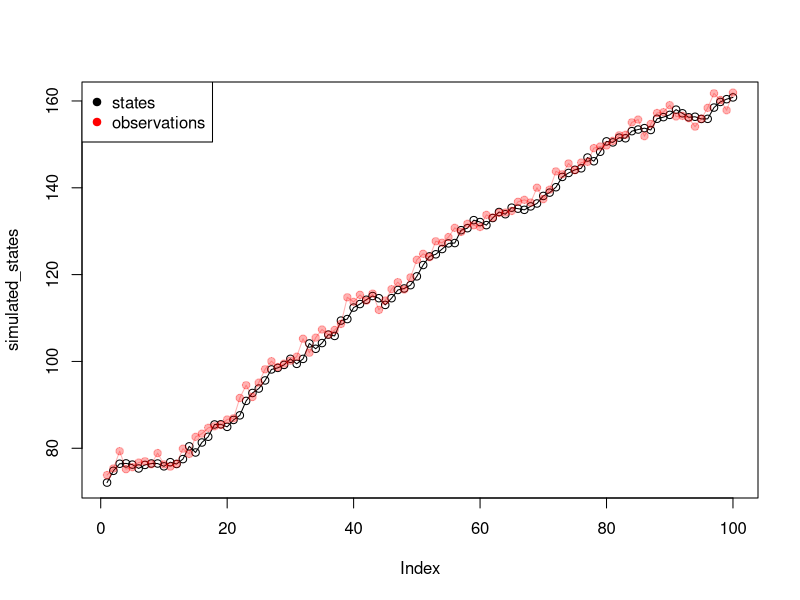
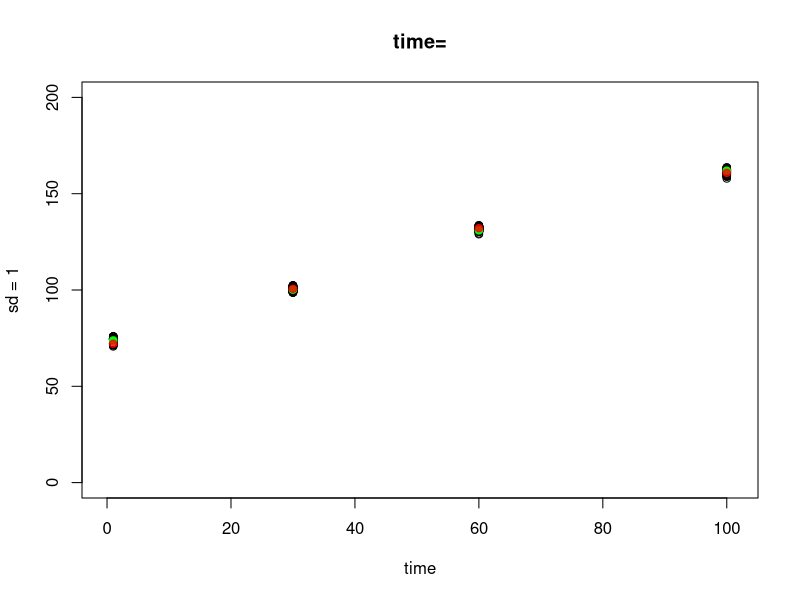
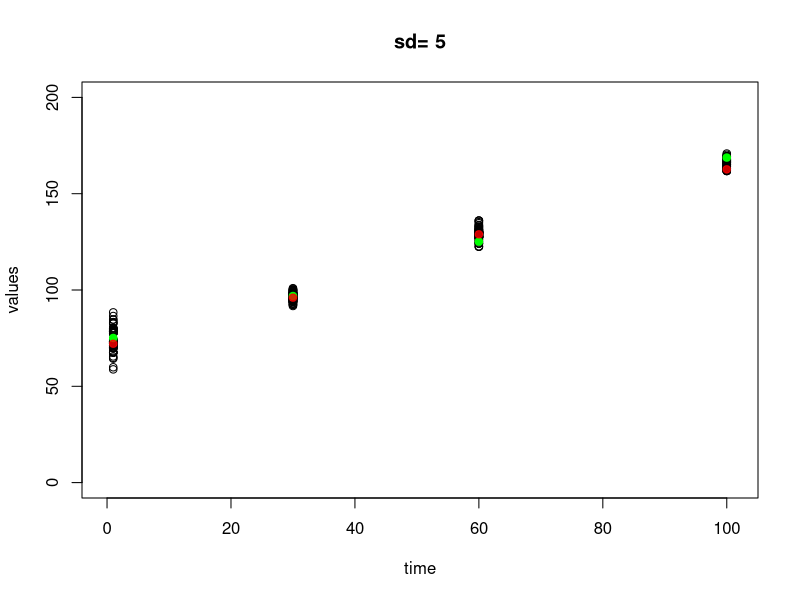
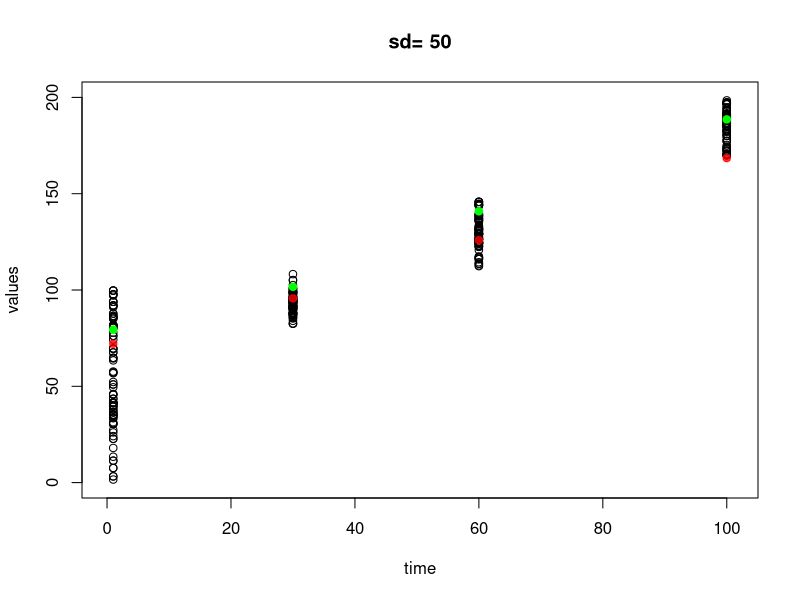
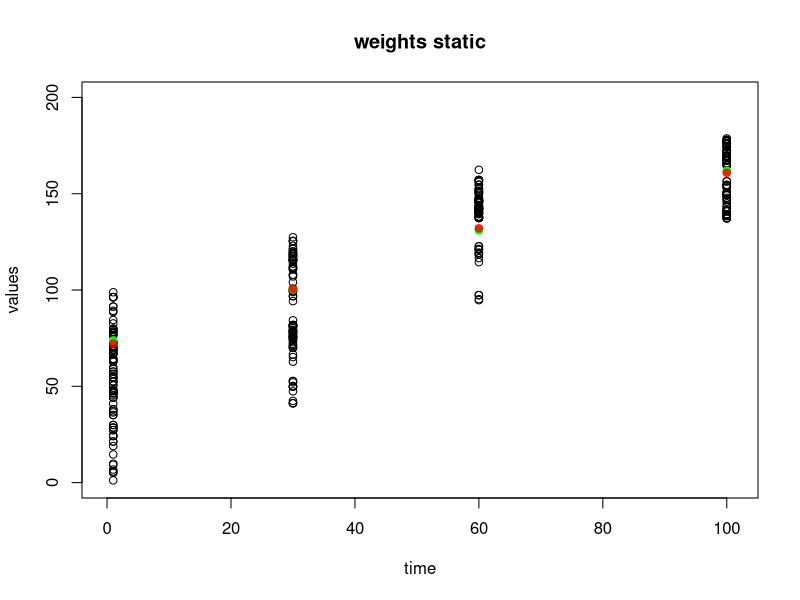

R code for these plots, in order:
#######################################
# Jesper Hedlund                      #
# Lab2                                #
# TDDE15 - advanced Machine Learning  #
#######################################
rm(list=ls())
set.seed(12345)

############ Functions ###################

transitionModel <- function(z_state){
  # samples a var to choose from wich ditribution to sample from
  choose_model <- sample(c(1, 2, 3), size = 1)
  
  if(choose_model == 1){
    znext_state <-rnorm(1, mean = z_state, sd=1)
  }else if(choose_model == 2){
    znext_state <-rnorm(1, mean = z_state+1, sd=1)
  }else {
    znext_state <-rnorm(1, mean = z_state+2, sd=1)
  }
 
  return(znext_state)
}

emissionModel <- function(z_state, sd=1) {
  choose_model <- sample(c(1, 2, 3), size = 1)
  
  if(choose_model == 1){
    x_obs <-rnorm(1, mean = z_state, sd=sd)
  }else if(choose_model == 2){
    x_obs <-rnorm(1, mean = z_state-1, sd=sd)
  }else {
    x_obs <-rnorm(1, mean = z_state+1, sd=sd)
  }
  
  return(x_obs)
}

getWeight <- function(observation, particle, sd=1,static = FALSE){
  weight <- (dnorm(observation,particle,sd) +
               dnorm(observation,particle-1,sd) +
               dnorm(observation,particle+1,sd))/3
  #weight <- dnorm(x = particle, mean =(3*obs+1-1)/3 , sd=sqrt((1/3)^2*(1+1+1)))
  
  if(static == FALSE){
    return(weight)
  }else{
    return(rep(1, length(particle)))
  }
  
}


simulate_observations_and_states <- function(init_state, num_sim, sd=1){
  all_states <- rep(0,num_sim)
  observations <- rep(0,num_sim)
  
  curr_state <- init_state
  for( i in 1:num_sim){
    all_states[i] <- curr_state 
    next_state <- transitionModel(curr_state)

    observations[i] <- emissionModel(next_state, sd=sd)
    
    # setting up state for next iteration
    curr_state <- next_state
    
  }
  
  
  return(list("states"=all_states,"observations"=observations))
}


# particle filter function
myParticleFilter <- function(observations, sd=1, T = 100, M=100, static_weights = FALSE){
  
  particle_matrix <- matrix(nrow = T, ncol = T)
  weight_matrix <- matrix(nrow = T, ncol = T)
  
  # create init probabilities
  particles_uniform <- runif(M, 0 ,100)
  
  # calculate of the uniform distributed particles
  weights_init <- getWeight(observations[1], particles_uniform,sd=sd, static_weights)
 
  
  # sample init particles from the weights of the uniforma particles and use as init particles
  particles_init <- sample(particles_uniform, length(particles_uniform), replace = TRUE, prob = weights_init)
  
  particle_matrix[1,] <- particles_init
  weight_matrix[1,] <- weights_init
  
  # renaming init particles and weights to fit the loop
  particles <- particles_init
  weights <- weights_init
  for(t in 2:T){
    
    # setting observation for time t
    observation <- observations[t]
    for(m in 1:M){
      
      particles[m] <- transitionModel(particles[m])
      
      #calculating weights
      m_weigth <- getWeight(observation, particles[m], sd = sd, static= static_weights) 
      weights[m] <- m_weigth
    }
    #sampling new particles given weights from perv particles
    newparticles <- sample(particles, length(particles), replace = TRUE, prob = weights)
    
    #updating
    particles <- newparticles
    
    #saving particles and weights
    particle_matrix[t,] <- particles
    weight_matrix[t,] <- weights
  }
  
  return(list("p_matrix" = particle_matrix, "w_matrix" = weight_matrix))
}



plotObsTrueAndParticle <- function(particles, observation, state, index){
  points(x = rep(index, length(particles)), y = particles)
  points(x = index, y = observation, col="green", pch=19)
  points(x = index, y = state, col=rgb(1,0,0,0.8), pch = 19)
}

################ init variables ##############################


T <- 100
M <- 100
start_state <- runif(1,0, 100)


############## start #########################################

####### task 1 ##########################
states_and_obs <- simulate_observations_and_states(start_state, 100)
simulated_states <- states_and_obs$states
simulated_observations <- states_and_obs$observations

plot(simulated_states, type="o")
points(simulated_observations, type="o", col = rgb(1,0,0,0.3), pch=19)
legend("topleft", c("states", "observations"),col= c("black", "red"), pch= 19)

res_sd1 <- myParticleFilter(simulated_observations, sd = 1)
weights_sd1 <- res_sd1$w_matrix
particles_sd1 <- res_sd1$p_matrix

# plotting variables
particles_to_plot <- c(1, 30, 60, 100)
xGrid <- c(0, 101)
yGrid <- c(0, 200)

# plotting task 1
plot(x=NULL,
     y=NULL,
     xlim = xGrid,
     ylim = yGrid,
     pch=20,
     col=rgb(0.7,0.8,0),
     main=paste("time="),
     xlab = "time",
     ylab = "sd = 1")

for(i in particles_to_plot){
  plotObsTrueAndParticle(particles_sd1[i, ], observation = simulated_observations[i], state = simulated_states[i], index = i)
}


########### Task 2 #############################

states_and_obs_sd5 <- simulate_observations_and_states(start_state, 100, sd=5)
simulated_states_sd5 <- states_and_obs_sd5$states
simulated_observations_sd5 <- states_and_obs_sd5$observations

res_sd5 <- myParticleFilter(simulated_observations_sd5, sd = 5)
weights_sd5 <- res_sd5$w_matrix
particles_sd5 <- res_sd5$p_matrix

plot(x=NULL,
     y=NULL,
     xlim = xGrid,
     ylim = yGrid,
     pch=20,
     col=rgb(0.7,0.8,0),
     main=paste("sd= 5"),
     xlab = "time",
     ylab = "values")

for(i in particles_to_plot){
  plotObsTrueAndParticle(particles_sd5[i, ], observation = simulated_observations_sd5[i], state = simulated_states_sd5[i], index = i)
}

#### sd = 50
states_and_obs_sd50 <- simulate_observations_and_states(start_state, 100, sd=50)
simulated_states_sd50 <- states_and_obs_sd50$states
simulated_observations_sd50 <- states_and_obs_sd50$observations

res_sd50 <- myParticleFilter(simulated_observations_sd50, sd = 50)
weights_sd50 <- res_sd50$w_matrix
particles_sd50 <- res_sd50$p_matrix

plot(x=NULL,
     y=NULL,
     xlim = xGrid,
     ylim = yGrid,
     pch=20,
     col=rgb(0.7,0.8,0),
     main=paste("sd= 50"),
     xlab = "time",
     ylab = "values")

for(i in particles_to_plot){
  plotObsTrueAndParticle(particles_sd50[i, ], observation = simulated_observations_sd50[i], state = simulated_states_sd50[i], index = i)
}

# we can see that the particles gain more spread when we increase the standard deviation. This seems reasonable since we 
# can consider the standard deviations to be how certain we are about the output of the sensors. And with less certainty the spread
# of the particles will increas. Also we can see that they converge towards t=100 but they converge only up to a limit. 
# They do not converge towards zero when the standard deviation is increased.


############ Task 3 ####################


res_static <- myParticleFilter(simulated_observations, sd = 1,static_weights = TRUE)
weights_static <- res_static$w_matrix
particles_static <- res_static$p_matrix

plot(x=NULL,
     y=NULL,
     xlim = xGrid,
     ylim = yGrid,
     pch=20,
     col=rgb(0.7,0.8,0),
     main=paste("weights static"),
     xlab = "time",
     ylab = "values")

for(i in particles_to_plot){
  plotObsTrueAndParticle(particles_static[i, ], observation = simulated_observations[i], state = simulated_states[i], index = i)
}


# The particles converge to a number, but it can be any particle since we sample all particle s with equal probabilities. 
# So if a some particle get sampled several times(we use replacement) the number of that particle will probplably increase. 
# The particles wil end upp clustering some random particle(s)